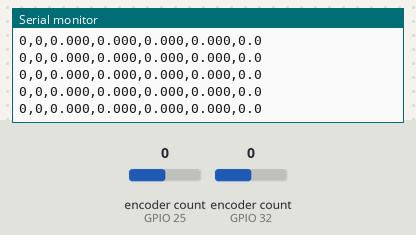
The sketch below on a simulated ESP32. On the bench: the last lines printed to the serial monitor. The test bench sets the inputs (shaded band); at power-on: encoder count (sensors on GPIO 25, GPIO 32) 0.

Above: at 1.2 s.
1.3 s: encoder count (sensor on GPIO 25) set to 1
At 2.3 s:
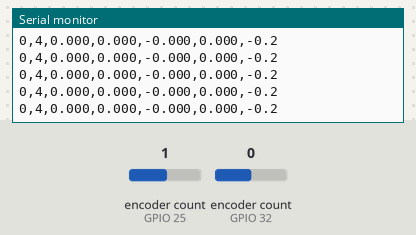
2.8 s: encoder count (sensor on GPIO 32) set to 1
At 3.5 s:
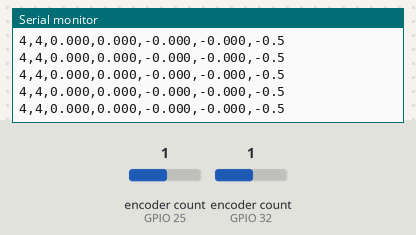
4.3 s: encoder count (sensor on GPIO 25) set to 2
At 5.3 s:
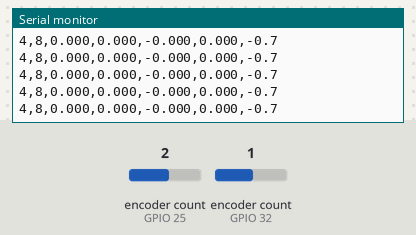
5.8 s: encoder count (sensor on GPIO 32) set to 2
At 6.9 s:
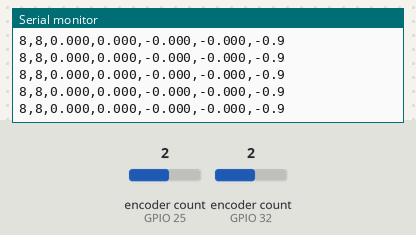
Timing chart, 0 to 8.3 s (numbered marks = the images above; inputs shaded):
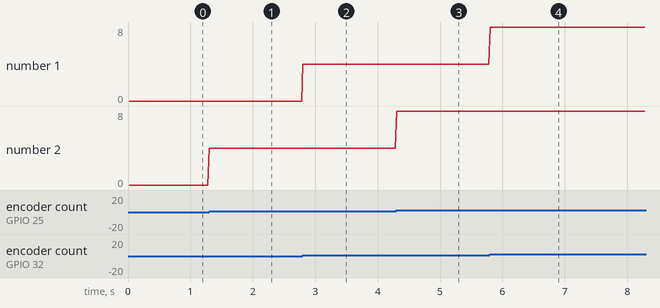

Measured:
- after the input at 1.3 s, the serial monitor: prints a new line at once (image 1)
- after the input at 2.8 s, the serial monitor: prints a new line at once (image 2)
- after the input at 4.3 s, the serial monitor: prints a new line at once (image 3)
- after the input at 5.8 s, the serial monitor: prints a new line at once (image 4)
- plotted number 2: 0 → 4 after the input at 1.3 s, 4 → 8 after the input at 4.3 s

The sketch:

enkoder_test.ino
```cpp
// RAPTOR - Enkoder okuma ve odometri testi (ESP32, Arduino IDE)
// Gerekli kutuphane: Library Manager'dan "ESP32Encoder" (Kevin Harrington)
// Enkoder beslemesi: mavi kablo 3.3V, siyah kablo GND
// Sinyal: sari/yesil kablolar asagidaki pinlere
// Not: GPIO 34-39'da dahili pull-up yok, enkoder icin kullanma.

#include <ESP32Encoder.h>

// ---- Pinler ----
const int SOL_A = 32, SOL_B = 33;
const int SAG_A = 25, SAG_B = 26;

// ---- Kalibrasyonla duzeltilecek sayilar ----
const float SAYIM_PER_TUR  = 1320.0;  // 11 darbe x 4 kenar x 30 disli (elle 10 tur cevirip olc)
const float TEKER_CAP      = 0.085;   // metre (5 m duz surusle duzelt)
const float TEKER_ARALIGI  = 0.20;    // metre, L (10 tur yerinde donusle duzelt)

// Sag motor ayna gibi monte edildigi icin ileri giderken ters doner.
// Arac ileri giderken iki hiz da pozitif cikmiyorsa ilgili isareti degistir.
const int SOL_YON = 1;
const int SAG_YON = -1;

const uint32_t DONGU_MS = 20;  // 50 Hz

ESP32Encoder solEnc, sagEnc;
int64_t solOnceki = 0, sagOnceki = 0;
float x = 0, y = 0, theta = 0;
uint32_t sonZaman = 0;
const float METRE_PER_SAYIM = PI * TEKER_CAP / SAYIM_PER_TUR;

void setup() {
  Serial.begin(115200);
  ESP32Encoder::useInternalWeakPullResistors = puType::up;
  solEnc.attachFullQuad(SOL_A, SOL_B);  // A ve B'nin tum kenarlari: x4 cozunurluk
  sagEnc.attachFullQuad(SAG_A, SAG_B);
  solEnc.clearCount();
  sagEnc.clearCount();
  sonZaman = millis();
}

void loop() {
  uint32_t simdi = millis();
  if (simdi - sonZaman < DONGU_MS) return;
  float dt = (simdi - sonZaman) / 1000.0;
  sonZaman = simdi;

  // 1) Sayaclari oku
  int64_t sol = solEnc.getCount();
  int64_t sag = sagEnc.getCount();
  long dSol = SOL_YON * (long)(sol - solOnceki);
  long dSag = SAG_YON * (long)(sag - sagOnceki);
  solOnceki = sol;
  sagOnceki = sag;

  // 2) Sayimdan mesafe ve hiza
  float dL = dSol * METRE_PER_SAYIM;   // sol tekerin bu dongudeki yolu (m)
  float dR = dSag * METRE_PER_SAYIM;
  float vL = dL / dt;                  // m/s  -> PID bunu kullanacak
  float vR = dR / dt;

  // 3) Odometri
  float ds  = (dR + dL) / 2.0;
  float dth = (dR - dL) / TEKER_ARALIGI;
  x += ds * cos(theta + dth / 2.0);
  y += ds * sin(theta + dth / 2.0);
  theta += dth;

  // 4) Seri porta yaz: sayimSol, sayimSag, vSol, vSag, x, y, theta(derece)
  Serial.printf("%ld,%ld,%.3f,%.3f,%.3f,%.3f,%.1f\n",
                (long)sol, (long)sag, vL, vR, x, y, theta * 180.0 / PI);
}
```
